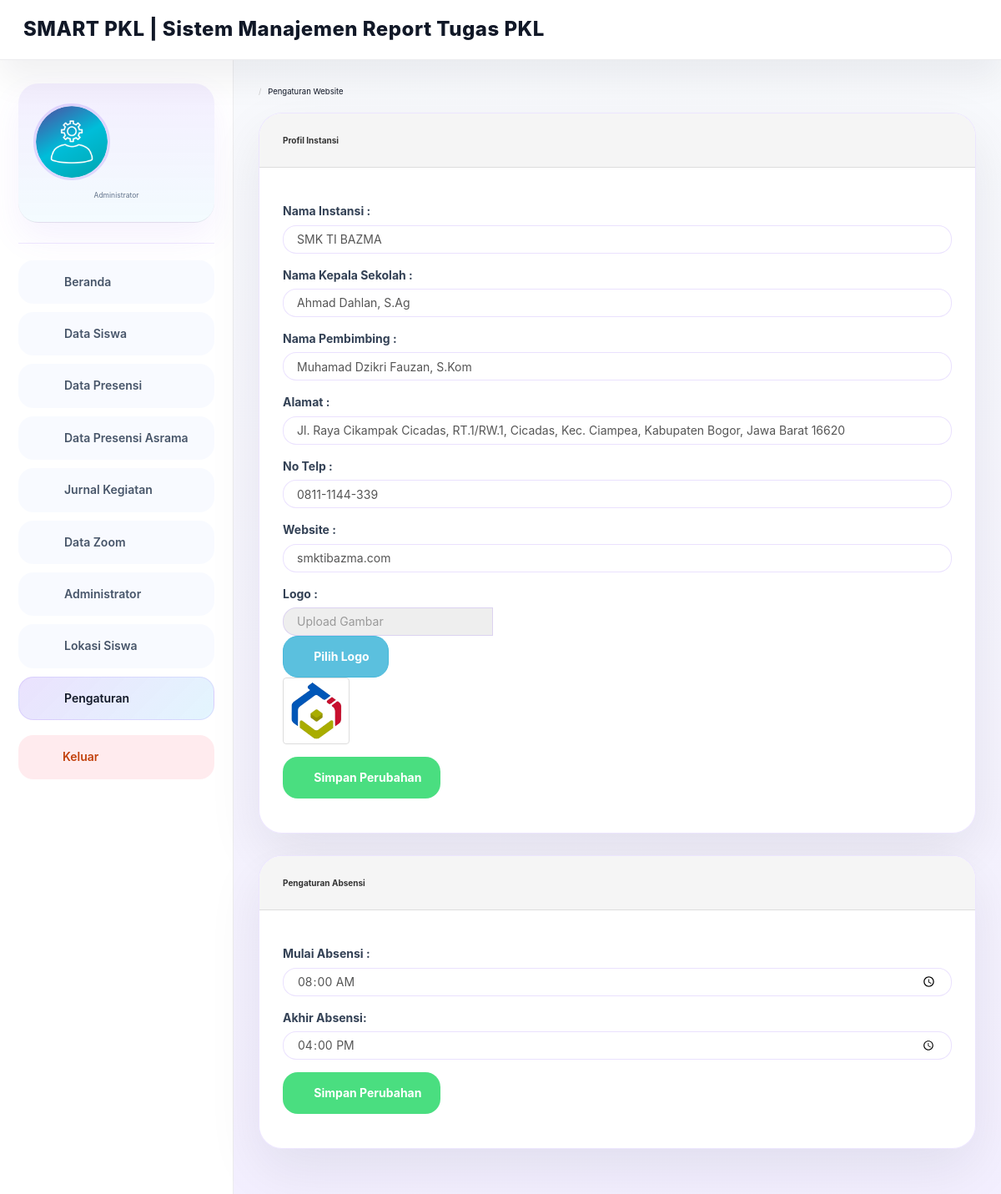
The page /?page=pengaturan (signed in) on the database its author committed.
### tables this page shows
CREATE TABLE `tbl_site` (
  `id_site` int DEFAULT NULL,
  `nama_instansi` varchar(255) DEFAULT NULL,
  `pimpinan` varchar(255) DEFAULT NULL,
  `pembimbing` varchar(255) DEFAULT NULL,
  `no_telp` varchar(255) DEFAULT NULL,
  `alamat` varchar(255) DEFAULT NULL,
  `website` varchar(255) DEFAULT NULL,
  `logo` varchar(255) DEFAULT NULL
);

CREATE TABLE `tbl_setting_absensi` (
  `id_waktu` int DEFAULT NULL,
  `mulai_absen` time DEFAULT NULL,
  `akhir_absen` time DEFAULT NULL
);

### apps/pengaturan/index.php (the view, shortened to what this page needs)
<div class="row">
    <ol class="breadcrumb">
        <li><a href="index.php?page=beranda">
                <em class="fa fa-home"></em>
            </a></li>
        <li class="active">Pengaturan Website</li>
    </ol>
</div>
<div class="row">
    <div class="col-md-12">
        <div class="panel panel-default">
            <div class="panel-heading">
                Profil Instansi
            </div>
            <div class="panel-body">
                <?php
                include 'config/database.php';
                $hasil = mysqli_query($kon, "select * from tbl_site order by nama_instansi desc limit 1");
                $data = mysqli_fetch_array($hasil);
                ?>
                <form action="apps/pengaturan/edit.php" method="post" enctype="multipart/form-data">
                    <div class="form-group">
                        <label>Nama Instansi :</label>
                        <input type="text" class="form-control" value="<?php echo $data['nama_instansi']; ?>" name="nama_instansi" placeholder="Masukan Nama Instansi" required>
                    </div>
                    <div class="form-group">
                        <label>Nama Kepala Sekolah :</label>
                        <input type="text" class="form-control" value="<?php echo $data['pimpinan']; ?>" name="pimpinan" placeholder="Masukan Nama Ketua" required>
                    </div>
                    <div class="form-group">
                        <label>Nama Pembimbing :</label>
                        <input type="text" class="form-control" value="<?php echo $data['pembimbing']; ?>" name="pembimbing" placeholder="Masukan Nama Pembimbing" required>
                    </div>
                    <div class="form-group">
                        <label>Alamat :</label>
                        <input type="text" class="form-control" value="<?php echo $data['alamat']; ?>" placeholder="Masukan Alamat Instansi" name="alamat">
                    </div>
                    <div class="form-group">
                        <label>No Telp :</label>
                        <input type="text" class="form-control" value="<?php echo $data['no_telp']; ?>" placeholder="Masukan Nomor Telp" name="no_telp">
                    </div>
                    <div class="form-group">
                        <label>Website :</label>
                        <input type="text" class="form-control" value="<?php echo $data['website']; ?>" placeholder="Masukan Alamat Website" name="website">
                    </div>
                    <div class="form-group">
                        <label>Logo :</label>
                        <div class="input-group my-3">
                            <input type="text" class="form-control" disabled placeholder="Upload Gambar" id="file">
                            <div class="input-group-append">
                                <button type="button" id="pilih_logo" class="browse btn btn-info"><i class="fa fa-search"></i> Pilih Logo</button>
                            </div>
                        </div>
                        <img src="apps/pengaturan/logo/<?php echo $data['logo']; ?>" id="preview" width="10%" class="img-thumbnail">
                    </div>
                    <div class="form-group">
                        <button type="submit" class="btn btn-success" name="ubah_aplikasi"><i class="fa fa-edit"></i> Simpan Perubahan</button>
                    </div>
                </form>
            </div>
        </div>
    </div>
</div>
<div class="row">
    <div class="col-md-12">
        <div class="panel panel-default">
            <div class="panel-heading">
                Pengaturan Absensi
            </div>
            <div class="panel-body">
                <?php
                include 'config/database.php';
                $query = mysqli_query($kon, "select * from tbl_setting_absensi limit 1");
                $row = mysqli_fetch_array($query);
                $mulai_absen = $row['mulai_absen'];
                $akhir_absen = $row['akhir_absen'];
                ?>
                <form action="apps/pengaturan/absensi.php" method="post" enctype="multipart/form-data">
                    <div class="form-group">
                        <label>Mulai Absensi :</label>
                        <input type="time" class="form-control" value="<?php echo $mulai_absen ?>" name="mulai_absen" placeholder="Masukan Mulai Absensi" required>
                    </div>
                    <div class="form-group">
                        <label>Akhir Absensi:</label>
                        <input type="time" class="form-control" value="<?php echo $akhir_absen ?>" name="akhir_absen" placeholder="Masukan Akhir Absensi" required>
                    </div>
                    <div class="form-group">
                        <button type="submit" class="btn btn-success" name="ubah_absen"><i class="fa fa-edit"></i> Simpan Perubahan</button>
                    </div>
                </form>
            </div>
        </div>
    </div>
</div>

### index.php (shortened to what this page needs)
<?php
$current = $_GET['page'] ?? 'beranda';
$allowed_pages = [
    'beranda'       => "apps/beranda/index.php",
    'admin'         => "apps/admin/index.php",
    'siswa'         => "apps/siswa/index.php",
    'data_absensi'  => "apps/data_absensi/index.php",
    'data_asrama'   => "apps/data_asrama/index.php",
    'data_kegiatan' => "apps/data_kegiatan/index.php",
    'data_zoom'     => "apps/data_zoom/index.php",
    'kehadiran_zoom' => "apps/data_zoom/kehadiran.php",
    'pengaturan'    => "apps/pengaturan/index.php",
    'absen'         => "apps/pengguna/absen.php",
    'absen_asrama'  => "apps/pengguna/absen_asrama.php",
    'riwayat'       => "apps/data_absensi/riwayat.php",
    'kegiatan'      => "apps/data_kegiatan/kegiatan.php",
    'profil'        => "apps/pengguna/profil.php",
    'verify_lokasi' => "apps/pengguna/verify_lokasi.php",
    'lokasi_denied' => "apps/pengguna/lokasi_denied.php",
    'lokasi_siswa'  => "apps/admin/lokasi_siswa.php",
    'meeting'       => "apps/meeting.php"
];
function is_active($key, $current)
{
    return $key === $current ? 'active' : '';
}
?>
<!DOCTYPE html>
<html lang="id">
<head>
    <link href="template/css/bootstrap.min.css" rel="stylesheet" />
    <link href="template/css/font-awesome.min.css" rel="stylesheet" />
    <link href="template/css/datepicker3.css" rel="stylesheet" />
    <link href="template/css/styles.css" rel="stylesheet" />
    <link href="source/font/font.css" rel="stylesheet" />
</head>
<body>
    <nav class="navbar-custom" role="navigation" aria-label="Top Navigation">
        <h1 class="brand-title">SMART PKL | Sistem Manajemen Report Tugas PKL</h1>
    </nav>
    <div class="layout">
        <aside id="sidebar" aria-hidden="true">
            <?php if (strtolower($_SESSION['level']) === 'admin'): ?>
                <div class="profile">
                    <img src="source/img/profile.png" alt="Foto Profil Admin">
                    <div class="role">Administrator</div>
                </div>
            <?php endif; ?>
            <div class="divider"></div>
            <ul class="menu">
                <li class="<?php echo is_active('beranda', $current); ?>">
                    <a href="?page=beranda"><em class="fa fa-home"></em><span>Beranda</span></a>
                </li>
                <?php if (strtolower($_SESSION['level']) === 'admin'): ?>
                    <li class="<?php echo is_active('siswa', $current); ?>">
                        <a href="?page=siswa"><em class="fa fa-users"></em><span>Data Siswa</span></a>
                    </li>
                    <li class="<?php echo is_active('data_absensi', $current); ?>">
                        <a href="?page=data_absensi"><em class="fa fa-calendar"></em><span>Data Presensi</span></a>
                    </li>
                    <li class="<?php echo is_active('data_asrama', $current); ?>">
                        <a href="?page=data_asrama"><em class="fa fa-bed"></em><span>Data Presensi Asrama</span></a>
                    </li>
                    <li class="<?php echo is_active('data_kegiatan', $current); ?>">
                        <a href="?page=data_kegiatan"><em class="fa fa-book"></em><span>Jurnal Kegiatan</span></a>
                    </li>
                    <li class="<?php echo is_active('data_zoom', $current); ?>">
                        <a href="?page=data_zoom"><em class="fa fa-video-camera"></em><span>Data Zoom</span></a>
                    </li>
                    <li class="<?php echo is_active('admin', $current); ?>">
                        <a href="?page=admin"><em class="fa fa-user"></em><span>Administrator</span></a>
                    </li>
                    <li class="<?php echo is_active('lokasi_siswa', $current); ?>">
                        <a href="?page=lokasi_siswa"><em class="fa fa-map-marker"></em><span>Lokasi Siswa</span></a>
                    </li>
                    <li class="<?php echo is_active('pengaturan', $current); ?>">
                        <a href="?page=pengaturan"><em class="fa fa-gear"></em><span>Pengaturan</span></a>
                    </li>
                <?php endif; ?>
                <li><a href="#" id="keluar"><em class="fa fa-sign-out"></em><span>Keluar</span></a></li>
            </ul>
        </aside>
        <main id="content" class="main" role="main">
            <div class="content-wrapper">
                <?php
                if (!empty($_GET['page']) && isset($allowed_pages[$_GET['page']])) {
                    include $allowed_pages[$_GET['page']];
                } else {
                    include "apps/beranda/index.php";
                }
                ?>
            </div>
        </main>
    </div>
</body>
</html>

### template/css/styles.css (style rules this page uses)
:root { --bg: #f8f5ff; --surface: #ffffff; --surface-soft: #f3efff; --text: #2f3345; --text-muted: #6e7280; --border: #e9e5fb; --primary: #8b5cf6; --primary-soft: #ede9fe; --secondary: #f5a9c7; --accent: #38bdf8; --success: #4ade80; --warning: #fbbf24; --danger: #fb7185; --shadow: 0 28px 70px rgba(55, 65, 81, 0.08); }
* { box-sizing: border-box; }
html { scroll-behavior: smooth; }
body { margin: 0; min-height: 100vh; background: radial-gradient(circle at top left, rgba(139, 92, 246, 0.12), transparent 28%), radial-gradient(circle at bottom right, rgba(56, 189, 248, 0.08), transparent 32%), linear-gradient(180deg, #faf5ff 0%, #f8f5ff 100%); color: var(--text); font-family: Inter, 'Segoe UI', system-ui, -apple-system, BlinkMacSystemFont, sans-serif; line-height: 1.6; }
img { max-width: 100%; display: block; }
a { color: var(--accent); text-decoration: none; }
button, input, textarea, select { font: inherit; }
button { cursor: pointer; }
.navbar-custom { position: fixed; top: 0; left: 0; right: 0; height: 72px; padding: 0 28px; display: flex; align-items: center; justify-content: space-between; background: #ffffff; color: #111827; border-bottom: 1px solid rgba(15, 23, 42, 0.08); z-index: 1000; box-shadow: 0 24px 40px rgba(15, 23, 42, 0.06); }
.brand-title { margin: 0; font-size: 1rem; font-weight: 800; letter-spacing: 0.04em; }
.layout { display: flex; min-height: 100vh; padding-top: 68px; }
#sidebar { width: 280px; padding: 28px 22px; background: rgba(255, 255, 255, 0.88); position: fixed; top: 68px; bottom: 0; left: 0; overflow-y: auto; border-right: 1px solid rgba(139, 92, 246, 0.12); backdrop-filter: blur(16px); }
#sidebar .profile { padding: 22px; border-radius: 24px; background: linear-gradient(180deg, rgba(255, 255, 255, 0.95), rgba(243, 236, 255, 0.8)); text-align: center; margin-bottom: 24px; box-shadow: 0 18px 40px rgba(139, 92, 246, 0.08); }
#sidebar .profile img { width: 92px; height: 92px; border-radius: 50%; object-fit: cover; border: 3px solid rgba(139, 92, 246, 0.18); margin-bottom: 14px; }
#sidebar .role { margin-top: 6px; font-size: 0.86rem; color: #7c83a2; }
#sidebar .divider { height: 1px; margin: 22px 0; background: rgba(139, 92, 246, 0.16); }
#sidebar .menu { list-style: none; padding: 0; margin: 0; }
#sidebar .menu li { margin-bottom: 12px; }
#sidebar .menu li a { display: flex; align-items: center; gap: 12px; padding: 14px 18px; border-radius: 18px; color: #4b5563; transition: all 0.25s ease; background: rgba(255, 255, 255, 0.72); border: 1px solid transparent; }
#sidebar .menu li a em { width: 26px; text-align: center; color: #8b5cf6; }
#sidebar .menu li a:hover, #sidebar .menu li.active a { color: #1f2937; background: linear-gradient(135deg, rgba(139, 92, 246, 0.18), rgba(56, 189, 248, 0.16)); border-color: rgba(139, 92, 246, 0.16); }
#sidebar .menu li.active a em { color: #4338ca; }
#sidebar a#keluar { display: flex; align-items: center; gap: 12px; padding: 14px 18px; border-radius: 18px; color: #c2410c; margin-top: 18px; background: rgba(251, 113, 133, 0.14); }
.main { flex: 1; margin-left: 280px; padding: 34px 32px 48px; min-height: calc(100vh - 68px); }
.content-wrapper { max-width: 1280px; margin: 0 auto; }
.panel, .card, .panel.panel-default { background: rgba(255, 255, 255, 0.98); border: 1px solid rgba(139, 92, 246, 0.16); border-radius: 28px; box-shadow: 0 25px 65px rgba(15, 23, 42, 0.08); overflow: hidden; margin-bottom: 26px; }
.panel-heading, .card-header { padding: 24px 28px; border-bottom: 1px solid rgba(226, 232, 240, 0.95); background: #ffffff; color: #1f2937; font-weight: 700; font-size: 1rem; }
.panel-body, .card-body { padding: 26px 28px; }
.panel, .card { transition: transform 0.2s ease, box-shadow 0.2s ease; }
.form-control { border: 1px solid rgba(139, 92, 246, 0.18); border-radius: 16px; padding: 14px 16px; background: #ffffff; box-shadow: none; transition: border-color 0.2s ease, box-shadow 0.2s ease; }
label { font-weight: 700; color: #334155; }
.btn { border-radius: 18px; font-weight: 700; padding: 14px 22px; transition: all 0.2s ease; }
.btn-success { background: #4ade80; border-color: transparent; }
.breadcrumb { background: transparent; padding: 0; margin-bottom: 18px; font-size: 0.95rem; }
.breadcrumb li a { color: #475569; }
.breadcrumb li.active { color: #111827; }

### rows shown on the page
tbl_site: nama_instansi "SMK TI BAZMA", pimpinan "Ahmad Dahlan, S.Ag", pembimbing "Muhamad Dzikri Fauzan, S.Kom", alamat "Jl. Raya Cikampak Cicadas, RT.1/RW.1, Cicadas, Kec. Ciampea, Kabupaten Bogor, Jawa Barat 16620", no_telp "0811-1144-339", website "smktibazma.com", logo (picture)
tbl_setting_absensi: mulai_absen "08:00:00", akhir_absen "16:00:00"
